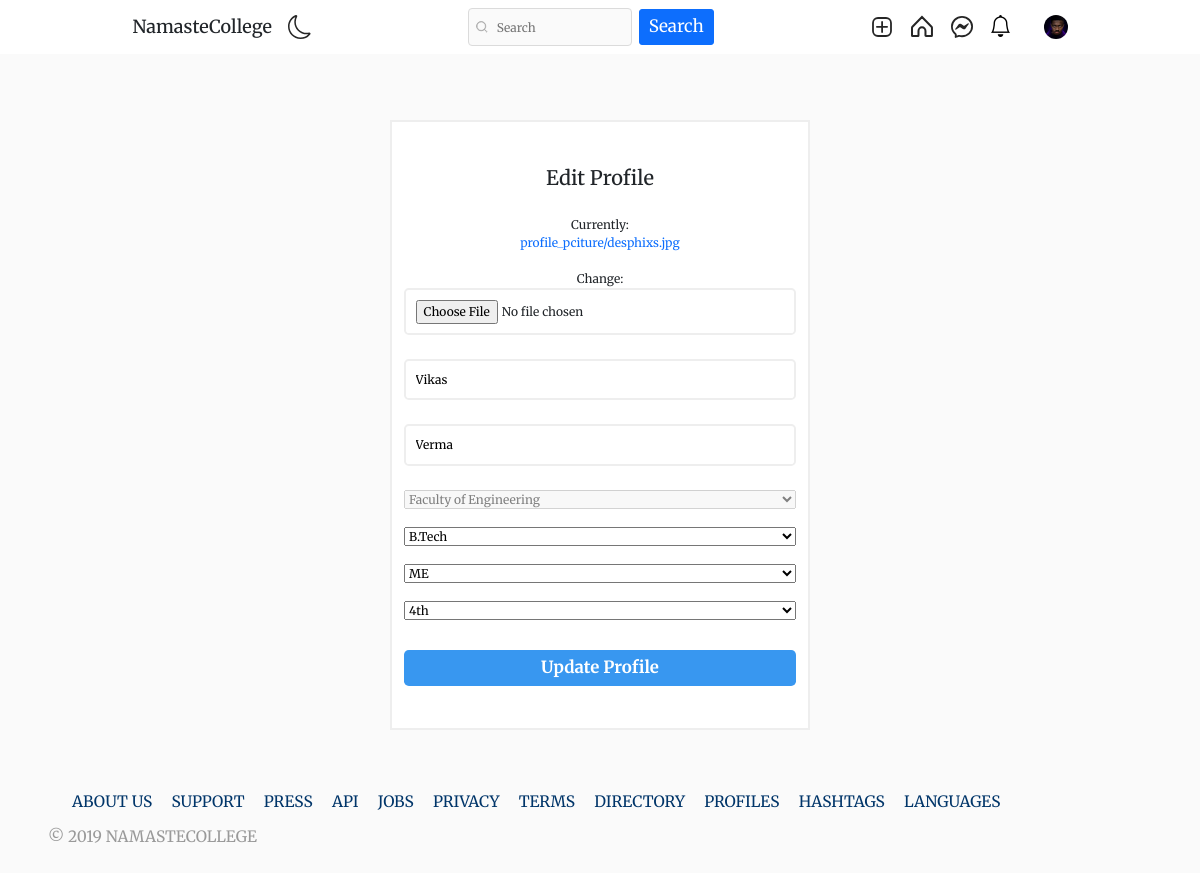
The page /users/profile/edit (signed in) on the database its author committed.
### authy/models.py (models this page shows, shortened)
class Profile(models.Model):
    user = models.OneToOneField(User, related_name='profile', on_delete=models.CASCADE)
    image = models.ImageField(upload_to="profile_pciture", null=True, default="default.jpg")
    first_name = models.CharField(max_length=200, null=True, blank=True)
    last_name = models.CharField(max_length=200, null=True, blank=True)
    bio = models.CharField(max_length=200, null=True, blank=True)
    location = models.CharField(max_length=200, null=True, blank=True)
    url = models.URLField(max_length=200, null=True, blank=True)
    favourite = models.ManyToManyField(Post, blank=True)
    FACULTY_CHOICES = [
        ('Engineering', 'Faculty of Engineering'),
        ('Science', 'Faculty of Science'),
        ('Arts', 'Faculty of Arts'),
        ('Arch', 'Faculty of Architecture'),
        ('Comm', 'Faculty of Commerce'),
        ('Ayush', 'Faculty of Integrated Alternative Medicine (AYUSH)'),
        ('SocialS', 'Faculty of Social Science'),
        ('Edu', 'Faculty of Education'),
        ('TC', 'Technical College'),
    ]
    faculty = models.CharField(max_length=100, choices=FACULTY_CHOICES, null=True, blank=True)
    COURSE_CHOICES = [
        ('B.Tech', 'B.Tech'),
        ('B.Sc', 'B.Sc'),
        ('B.A', 'B.A'),
        ('M.Tech', 'M.Tech'),
    ]
    course = models.CharField(max_length=20, choices=COURSE_CHOICES, null=True, blank=True)
    BRANCH_CHOICES = [
        ('ME', 'ME'),
        ('EE', 'EE'),
        ('physics', 'Physics'),
        ('English', 'English'),
    ]
    branch = models.CharField(max_length=20, choices=BRANCH_CHOICES, null=True, blank=True)
    YEAR_CHOICES = [
        ('1', '1st'),
        ('2', '2nd'),
        ('3', '3rd'),
        ('4', '4th'),
    ]
    year = models.CharField(max_length=20, choices=YEAR_CHOICES, null=True, blank=True)
    def __str__(self):
        return f'{self.user.username} - Profile'

### authy/views.py (the view)
# urls.py: path('profile/edit', EditProfile, name="editprofile"),
def EditProfile(request):
    user = request.user.id
    print(user)
    profile = Profile.objects.get(user__id=user)
    print(profile)
    if request.method == "POST":
        form = EditProfileForm(request.POST, request.FILES, instance=request.user.profile)
        print("HELO1")
        if form.is_valid():
            print("HELO2")
            profile.image = form.cleaned_data.get('image')
            profile.first_name = form.cleaned_data.get('first_name')
            profile.last_name = form.cleaned_data.get('last_name')
            profile.faculty = form.cleaned_data.get('faculty')
            profile.course = form.cleaned_data.get('course')
            profile.branch = form.cleaned_data.get('branch')
            profile.year = form.cleaned_data.get('year')
            profile.save()
            return redirect('profile', profile.user.username)
        else:
         print(form.errors)
    else:
        form = EditProfileForm(instance=request.user.profile)
    context = {
        'form':form,
    }
    return render(request, 'editprofile.html', context)

### templates/editprofile.html (shortened to what this page needs)
{% extends 'base.html' %}
{% load static %}
{% load crispy_forms_tags %}
{% block content %}
<br><br>
<!DOCTYPE html>
<html lang="en">
<head>
  <link rel="stylesheet" href="{% static 'assets2/style.css' %}">
</head>
<body>
  <div id="wrapper">
    <div class="container">
      <div class="form-data">
        <form action="" method="POST" enctype="multipart/form-data">
          <div class="logo">
            <h3 style="padding: 20px; font-size: 20px;">Edit Profile</h3>
          </div>
          {{form.image}} <br>
		  {{form.first_name}} <br>
		  {{form.last_name}} <br>
		  {{form.faculty}} <br>
		  {{form.course}} <br>
		  {{form.branch}} <br>
		  {{form.year}} <br>
          <button class="form-btn" type="submit">Update Profile</button>
        </form>
      </div>
    </div>
    <footer>
      <div class="container">
        <nav class="footer-nav">
          <ul>
            <li>
              <a href="#">About us</a>
            </li>
            <li>
              <a href="#">Support</a>
            </li>
            <li>
              <a href="#">Press</a>
            </li>
            <li>
              <a href="#">Api</a>
            </li>
            <li>
              <a href="#">Jobs</a>
            </li>
            <li>
              <a href="#">Privacy</a>
            </li>
            <li>
              <a href="#">Terms</a>
            </li>
            <li>
              <a href="#">Directory</a>
            </li>
            <li>
              <a href="#">Profiles</a>
            </li>
            <li>
              <a href="#">Hashtags</a>
            </li>
            <li>
              <a href="#">Languages</a>
            </li>
          </ul>
        </nav>
        <div class="copyright-notice">
          &copy 2019 NamasteCollege
        </div>
      </div>
    </footer>
  </div>
</body>
</html>
{% endblock content %}

### templates/base.html (shortened to what this page needs)
{% load static %}
<!DOCTYPE html>
<html lang="en">
<head>
    <link rel="stylesheet" href="https://cdn.jsdelivr.net/npm/bootstrap-icons@1.8.1/font/bootstrap-icons.css">
    <link href="https://cdn.jsdelivr.net/npm/bootstrap@5.1.3/dist/css/bootstrap.min.css" rel="stylesheet">
    <link rel="stylesheet" type="text/css" href="{% static 'assets1/style.css' %}">
        <link rel="stylesheet" href="https://cdnjs.cloudflare.com/ajax/libs/font-awesome/4.7.0/css/font-awesome.min.css">
</head>
<body>
    <header class="header">
        <nav class="header__content">
            <div class="header__buttons">
                <h4 class="header__home">NamasteCollege</h4>
                 <button class="header__theme-button" title="Toggle Theme">
                </button>
            </div>
            <form action="{% url 'search-users' %}" method="GET">
                <div class="header__search">
                    <input style=" margin-right: 7px;" type="text" placeholder="Search" name="q" value="{{ request.GET.q }}">
                    <button class="btn btn-primary new" type="submit">Search</button>
                </div>
            </form>
            <div class="header__buttons header__buttons--desktop">
                <a href="{% url 'newpost' %}">
                </a>
                <a href="{% url 'index' %}">
                </a>
                 <a href="{% url 'message' %}">
                </a>
                <span>
                    <a href="{% url 'show-notification' %}">
                        <i style="font-size:22px; color:black; font-weight:600; height:24;" class="bi bi-bell"></i>
                    </a>
                </span>
                <a href="">
                    <button class="profile-button">
                        <a href="{% url 'profile' request.user %}">
                            <div class="profile-button__picture">
                                <img src="{{request.user.profile.image.url}}" alt="User Picture">
                            </div>
                        </a>
                    </button>
                </a>
            </div>
        </nav>
    </header>
    {% block content %}
    {% endblock content %}
</body>
</html>

### static/assets1/style.css (style rules this page uses)
*, *::after, *::before { box-sizing: border-box; margin: 0; padding: 0; }
*, button, input, select, textarea { font-family: "Merriweather", serif; font-weight: 400; font-style: normal; }
:root { --primary: hsl(0, 0%, 100%); --secondary: hsl(0, 0%, 98%); --border: hsl(0, 0%, 86%); --story-border: hsl(0, 0%, 78%); --img-border: hsla(0, 0%, 0%, 0.1); --text-dark: hsl(0, 0%, 15%); --text-light: hsl(0, 0%, 60%); --like: hsl(355, 82%, 61%); --link: hsl(204, 100%, 48%); --header-height: 44px; --nav-height: 50px; }
body { min-height: 100vh; display: flex; flex-direction: column; overflow-y: auto; }
svg { display: block; }
img { max-width: 100%; }
.header { width: 100%; height: var(--header-height); background-color: var(--primary); display: flex; justify-content: center; position: fixed; top: 0; left: 0; z-index: 1; }
.header::after { content: ''; position: absolute; bottom: 0; width: 100%; height: 1px; }
.header__content { width: 100%; max-width: 975px; padding: 0 14px; display: flex; justify-content: space-between; align-items: center; }
.header__home { margin-top: 5px; }
.header__theme-button { background-color: transparent; border: none; cursor: pointer; }
.header__theme-button-moon { display: unset; }
.header__search { width: 246px; height: 38px; line-height: 1.5; display: none; align-items: center; position: relative; }
.header__search svg { width: 12px; height: 12px; position: absolute; left: 8px; }
.header__search input { width: 100%; height: 100%; background-color: var(--secondary); padding: 4px 10px 4px 28px; border: 1px solid var(--border); border-radius: 4px; outline: none; font-size: 12px; text-decoration: none; color: var(--text-light); text-overflow: ellipsis; overflow: hidden; white-space: nowrap; }
.header__buttons { display: flex; align-items: center; gap: 16px; }
.profile-button { background-color: transparent; border: none; outline: none; cursor: pointer; position: relative; }
.profile-button__picture { width: 24px; height: 24px; border-radius: 50%; overflow: hidden; position: relative; }
.profile-button__picture::after { content: ''; position: absolute; top: 0; bottom: 0; left: 0; right: 0; border: 1px solid var(--img-border); border-radius: 50%; }
@media (min-width: 768px) { :root { --header-height: 54px; --nav-height: 0px; } }
@media (min-width: 768px) { .header__content { padding: 0 20px; } }
@media (min-width: 768px) { .header__search { display: flex; } }

### static/assets2/style.css (style rules this page uses)
*, *::before, *::after { margin: 0; padding: 0; box-sizing: inherit; }
html { font-size: 12px; box-sizing: border-box; }
img { width: 100%; max-width: 100%; height: 100%; }
a { text-decoration: none; }
body { background-color: #fafafa; }
#wrapper { width: 100%; height: 100vh; display: flex; flex-direction: column; justify-content: space-between; padding-top: 5rem; }
.container { width: 100%; max-width: 93.5rem; margin: 1rem auto 0; }
#wrapper > .container { display: flex; padding: 0 2rem; }
.form-data { width: 100%; max-width: 35rem; margin-top: 1rem; margin-left: auto; margin-right: auto; display: block; }
.form-data form { background-color: #fff; border: 2px solid #eee; display: flex; flex-direction: column; padding: 2rem 1rem; text-align: center; }
.form-data form input { padding: .8rem; margin-bottom: .5rem; border: 2px solid #eee; border-radius: .4rem; }
.form-btn { margin: 1rem 0 1.5rem; height: 3rem; background-color: #3897f0; font-size: 1.4rem; font-weight: bold; color: #fff; border: none; border-radius: .4rem; cursor: pointer; }
footer { padding: 5rem 0; }
footer .container { display: flex; justify-content: space-between; font-weight: bold; text-transform: uppercase; font-size: 1.3rem; margin-top: 0; flex-wrap: wrap; }
.footer-nav ul { display: flex; flex-wrap: wrap; list-style: none; }
.footer-nav ul li { margin-right: 1.6rem; }
.footer-nav ul li a { color: #003569; }
.copyright-notice { color: #999999; }

### templates/base.html (style rules this page uses)
body { font-family: "Lato", sans-serif; }

### templates/editprofile.html (style rules this page uses)
.new { font-size:17px; }

### rows shown on the page
Profile: first_name "Vikas", last_name "Verma", faculty "Faculty of Engineering", course "B.Tech", branch "ME", year "4th"
